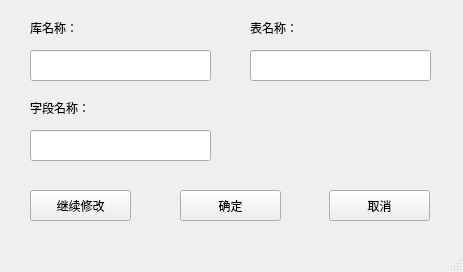
<?xml version="1.0" encoding="UTF-8"?>
<ui version="4.0">
 <class>ColumnDeleteWindow</class>
 <widget class="QMainWindow" name="ColumnDeleteWindow">
  <property name="geometry">
   <rect>
    <x>0</x>
    <y>0</y>
    <width>463</width>
    <height>272</height>
   </rect>
  </property>
  <property name="windowTitle">
   <string>MainWindow</string>
  </property>
  <widget class="QWidget" name="centralwidget">
   <widget class="QLabel" name="label_3">
    <property name="geometry">
     <rect>
      <x>30</x>
      <y>100</y>
      <width>71</width>
      <height>16</height>
     </rect>
    </property>
    <property name="text">
     <string>字段名称：</string>
    </property>
   </widget>
   <widget class="QLabel" name="label_9">
    <property name="geometry">
     <rect>
      <x>250</x>
      <y>20</y>
      <width>71</width>
      <height>16</height>
     </rect>
    </property>
    <property name="text">
     <string>表名称：</string>
    </property>
   </widget>
   <widget class="QLineEdit" name="DB_Name">
    <property name="geometry">
     <rect>
      <x>30</x>
      <y>50</y>
      <width>181</width>
      <height>31</height>
     </rect>
    </property>
   </widget>
   <widget class="QLabel" name="label_8">
    <property name="geometry">
     <rect>
      <x>30</x>
      <y>20</y>
      <width>71</width>
      <height>16</height>
     </rect>
    </property>
    <property name="text">
     <string>库名称：</string>
    </property>
   </widget>
   <widget class="QLineEdit" name="TBL_Name">
    <property name="geometry">
     <rect>
      <x>250</x>
      <y>50</y>
      <width>181</width>
      <height>31</height>
     </rect>
    </property>
   </widget>
   <widget class="QLineEdit" name="columnName">
    <property name="geometry">
     <rect>
      <x>30</x>
      <y>130</y>
      <width>181</width>
      <height>31</height>
     </rect>
    </property>
   </widget>
   <widget class="QPushButton" name="alterMoreButton">
    <property name="geometry">
     <rect>
      <x>30</x>
      <y>190</y>
      <width>101</width>
      <height>31</height>
     </rect>
    </property>
    <property name="text">
     <string>继续修改</string>
    </property>
   </widget>
   <widget class="QPushButton" name="confirmButton">
    <property name="geometry">
     <rect>
      <x>180</x>
      <y>190</y>
      <width>101</width>
      <height>31</height>
     </rect>
    </property>
    <property name="text">
     <string>确定</string>
    </property>
   </widget>
   <widget class="QPushButton" name="cancelButton">
    <property name="geometry">
     <rect>
      <x>329</x>
      <y>190</y>
      <width>101</width>
      <height>31</height>
     </rect>
    </property>
    <property name="text">
     <string>取消</string>
    </property>
   </widget>
  </widget>
  <widget class="QMenuBar" name="menubar">
   <property name="geometry">
    <rect>
     <x>0</x>
     <y>0</y>
     <width>463</width>
     <height>22</height>
    </rect>
   </property>
  </widget>
  <widget class="QStatusBar" name="statusbar"/>
 </widget>
 <resources/>
 <connections/>
</ui>
